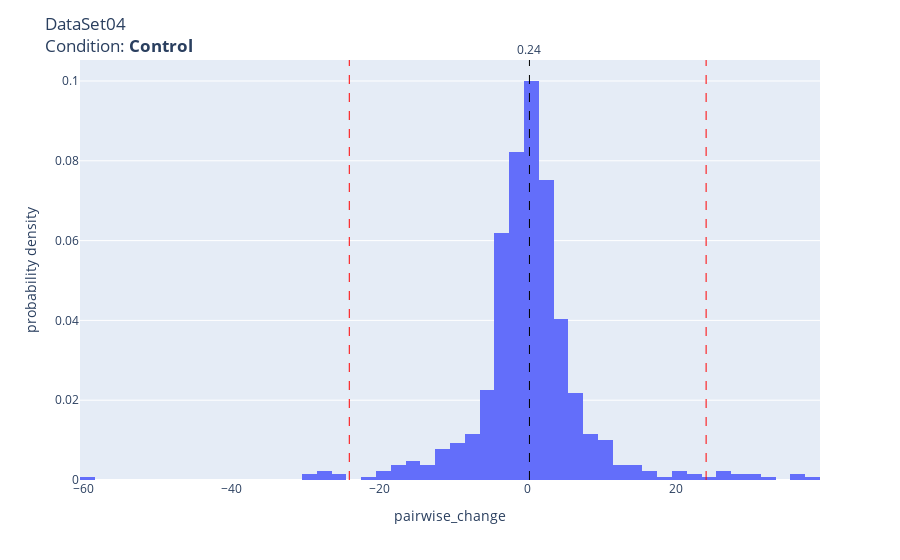
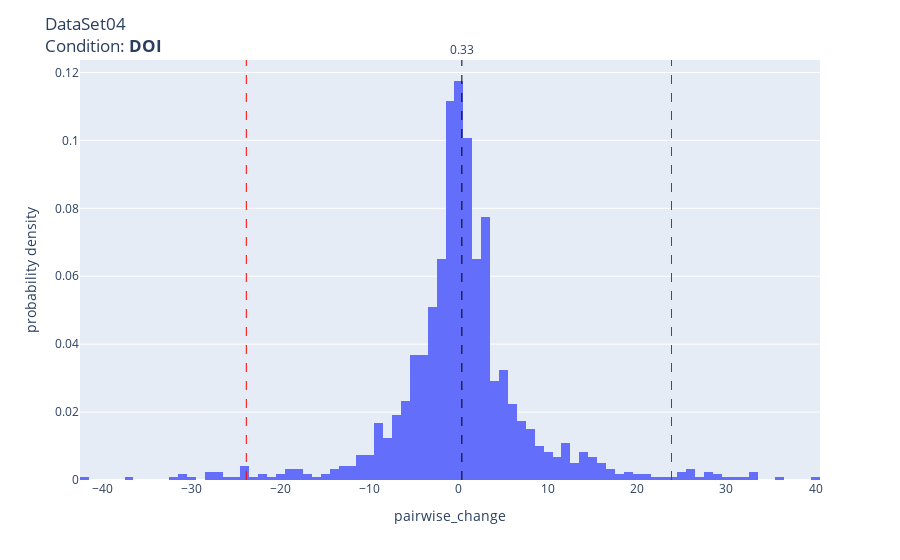

Here is the notebook cell these charts were saved with, in order:
### Code cell
dataset = 'DataSet04'
pairwise_change_histogram(dataset=dataset, condition='Control')
pairwise_change_histogram(dataset=dataset, condition='DOI')

### Figure 1 — Plotly figure (JSON) as saved in the notebook; plotly's stock layout.template omitted (floating-point values rounded to 4 significant figures; data arrays with more than 128 entries replaced by an {"elided": "..."} marker saying what was removed)
{"data": [{"alignmentgroup": "True", "bingroup": "x", "histnorm": "probability density", "hovertemplate": "pairwise_change=%{x}<br>probability density=%{y}<extra></extra>", "legendgroup": "", "marker": {"color": "#636efa", "pattern": {"shape": ""}}, "name": "", "offsetgroup": "", "orientation": "v", "showlegend": false, "type": "histogram", "x": {"elided": "645 int values"}, "xaxis": "x", "yaxis": "y"}], "layout": {"annotations": [{"showarrow": false, "text": "0.24", "x": 0.2357, "xanchor": "center", "xref": "x", "y": 1, "yanchor": "bottom", "yref": "y domain"}, {"showarrow": false, "text": "", "x": 24.11, "xanchor": "center", "xref": "x", "y": 1, "yanchor": "bottom", "yref": "y domain"}, {"showarrow": false, "text": "", "x": -24.11, "xanchor": "center", "xref": "x", "y": 1, "yanchor": "bottom", "yref": "y domain"}], "barmode": "relative", "legend": {"tracegroupgap": 0}, "margin": {"t": 60}, "shapes": [{"line": {"color": "black", "dash": "dash", "width": 1}, "type": "line", "x0": 0.2357, "x1": 0.2357, "xref": "x", "y0": 0, "y1": 1, "yref": "y domain"}, {"line": {"color": "red", "dash": "dash", "width": 1}, "type": "line", "x0": 24.11, "x1": 24.11, "xref": "x", "y0": 0, "y1": 1, "yref": "y domain"}, {"line": {"color": "red", "dash": "dash", "width": 1}, "type": "line", "x0": -24.11, "x1": -24.11, "xref": "x", "y0": 0, "y1": 1, "yref": "y domain"}], "title": {"text": "DataSet04<br>Condition: <b>Control</b><br>"}, "xaxis": {"anchor": "y", "domain": [0, 1], "title": {"text": "pairwise_change"}}, "yaxis": {"anchor": "x", "domain": [0, 1], "title": {"text": "probability density"}}}}

### Figure 2 — Plotly figure (JSON) as saved in the notebook; plotly's stock layout.template omitted (floating-point values rounded to 4 significant figures; data arrays with more than 128 entries replaced by an {"elided": "..."} marker saying what was removed)
{"data": [{"alignmentgroup": "True", "bingroup": "x", "histnorm": "probability density", "hovertemplate": "pairwise_change=%{x}<br>probability density=%{y}<extra></extra>", "legendgroup": "", "marker": {"color": "#636efa", "pattern": {"shape": ""}}, "name": "", "offsetgroup": "", "orientation": "v", "showlegend": false, "type": "histogram", "x": {"elided": "1200 int values"}, "xaxis": "x", "yaxis": "y"}], "layout": {"annotations": [{"showarrow": false, "text": "0.33", "x": 0.3292, "xanchor": "center", "xref": "x", "y": 1, "yanchor": "bottom", "yref": "y domain"}, {"showarrow": false, "text": "", "x": 23.84, "xanchor": "center", "xref": "x", "y": 1, "yanchor": "bottom", "yref": "y domain"}, {"showarrow": false, "text": "", "x": -23.84, "xanchor": "center", "xref": "x", "y": 1, "yanchor": "bottom", "yref": "y domain"}], "barmode": "relative", "legend": {"tracegroupgap": 0}, "margin": {"t": 60}, "shapes": [{"line": {"color": "black", "dash": "dash", "width": 1}, "type": "line", "x0": 0.3292, "x1": 0.3292, "xref": "x", "y0": 0, "y1": 1, "yref": "y domain"}, {"line": {"color": "red", "dash": "dash", "width": 1}, "type": "line", "x0": 23.84, "x1": 23.84, "xref": "x", "y0": 0, "y1": 1, "yref": "y domain"}, {"line": {"color": "red", "dash": "dash", "width": 1}, "type": "line", "x0": -23.84, "x1": -23.84, "xref": "x", "y0": 0, "y1": 1, "yref": "y domain"}], "title": {"text": "DataSet04<br>Condition: <b>DOI</b><br>"}, "xaxis": {"anchor": "y", "domain": [0, 1], "title": {"text": "pairwise_change"}}, "yaxis": {"anchor": "x", "domain": [0, 1], "title": {"text": "probability density"}}}}
